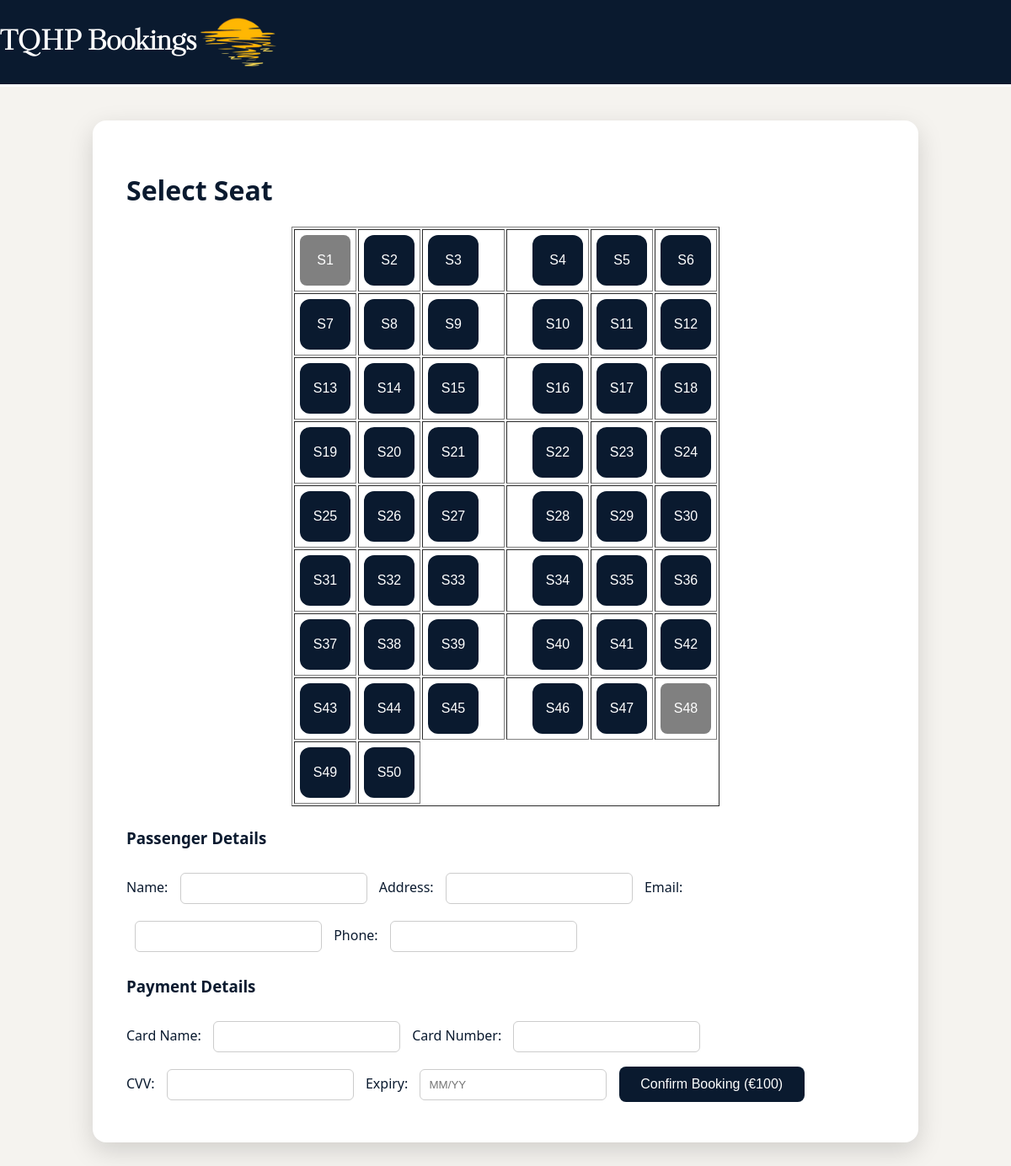
The app's page /selectSeat/10, older data.
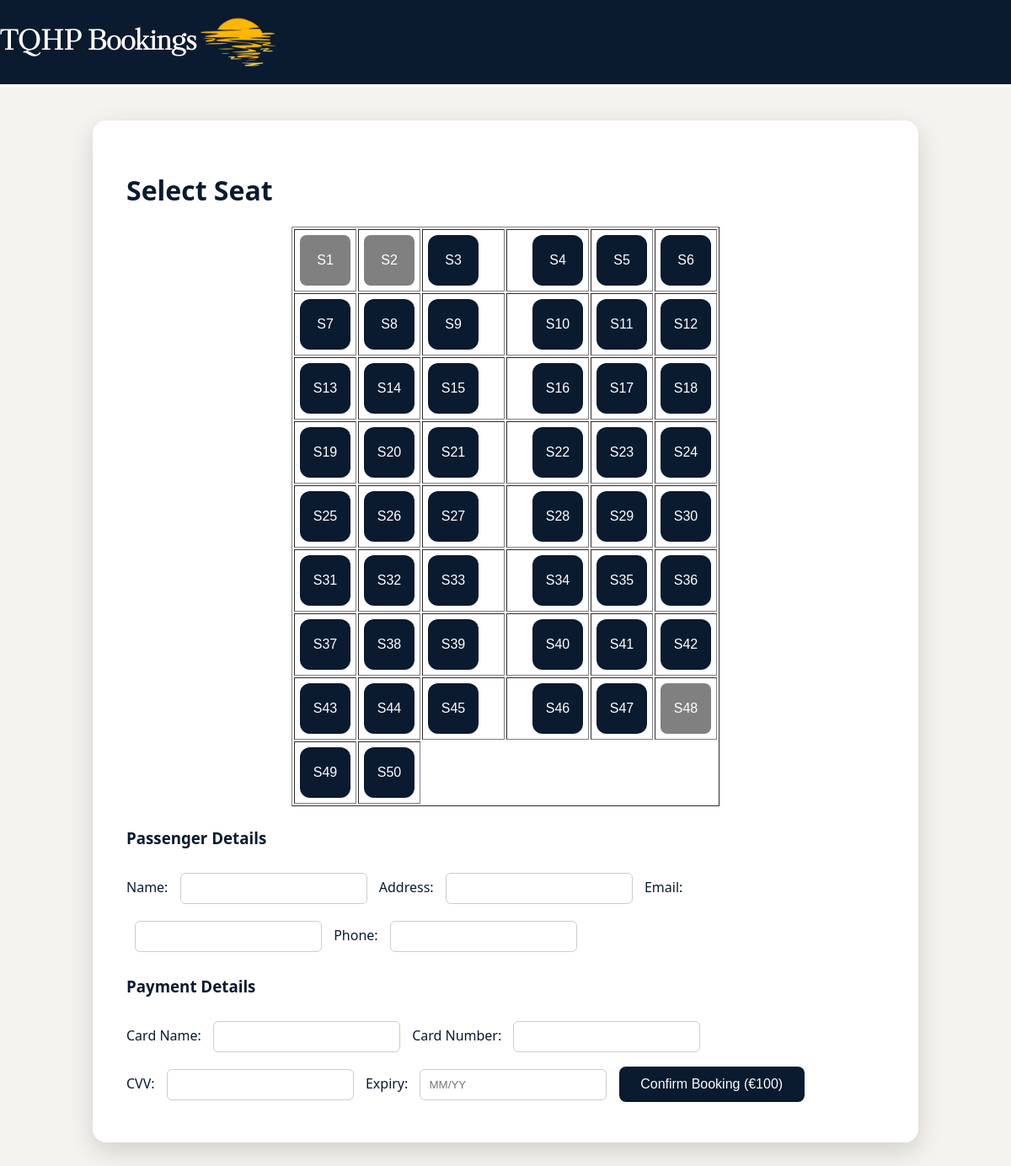
The same page, newer data.
### tables this page shows
CREATE TABLE Seat (
    seatID INTEGER PRIMARY KEY AUTOINCREMENT,
    seatNumber TEXT,
    seatCost INTEGER NOT NULL,
    bookingID INTEGER,
    flightNumber INTEGER NOT NULL,
    FOREIGN KEY (bookingID) REFERENCES Booking(bookingID),
    FOREIGN KEY (flightNumber) REFERENCES Flight(flightNumber)
);

### app.py (the view)
@app.route("/selectSeat/<int:flightID>")
def selectSeat(flightID):
    conn = getDbConnection()
    seats = conn.execute("""
        SELECT seatID, seatNumber, bookingID
        FROM Seat
        WHERE flightNumber = ?
    """, (flightID,)).fetchall()
    conn.close()
    return render_template("selectSeat.html", seats=seats, flightID=flightID)

### app.py (called while the page is built)
def getDbConnection():
    conn = sqlite3.connect("AirPlaneSystem.db")
    conn.row_factory = sqlite3.Row
    return conn

### templates/selectSeat.html (shortened to what this page needs)
<!DOCTYPE html>
<html lang="en">
<head>
    <link rel="stylesheet" href="{{ url_for('static', filename='selectSeat.css') }}">
</head>
<body>
    <div class="topBar">
                <h1>
            TQHP Bookings</h1>
            <img id="logo" src="{{ url_for('static', filename='Images/sunset logo.png') }}">
    </div>
<div class="seat-container">
    <h1> Select Seat</h1>
<table border="1">
<tr>
{% for seat in seats %}
<td>
{% if seat.bookingID == None %}
<button type="button" class = "seatButton" onclick="selectSeat('{{ seat.seatID }}', this)">
{{ seat.seatNumber }}
</button>
{% else %}
<button class = "seatButton-booked"disabled style="background-color: grey;">
{{ seat.seatNumber }}
</button>
{% endif %}
</td>
{% if loop.index % 6 == 0 %}
</tr><tr>
{% endif %}
{% endfor %}
</tr>
</table>
<form id = "paymentForm"method="POST" action="/addBooking">
<h3>Passenger Details</h3>
Name:
<input type="text" name="customerName" required>
Address:
<input type="text" name="customerAddress" required>
Email:
<input type="email" name="customerEmail" required>
Phone:
<input type="text" name="customerPhoneNum" minlength = "10" maxlength = "10"required>
<h3>Payment Details</h3>
Card Name:
<input type="text" id = "creditCardName"  name="creditCardName" required>
Card Number:
<input type="text" id="creditCardNumber"name="creditCardNumber" minlength = "16" maxlength = "16" required>
<br>
CVV:
<input type="text" id="creditCardCvv"name="creditCardCvv" minlength = "3"maxlength = "3" required>
Expiry:
<input type="text" id ="creditCardExpiry" name="creditCardExpiry" placeholder="MM/YY" required>
<button type="submit" onclick="return checkSeat()">Confirm Booking (€100)</button>
</form>
</div>
</body>
</html>

Row changes from the older to the newer data that the page shows:
changed Seat (number 2 of 50 on the later page): bookingID empty → 18 (drawn)
